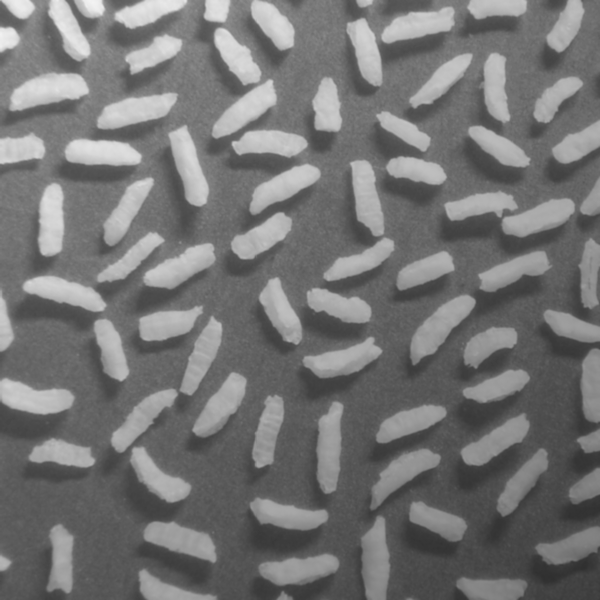
#> input picture Lezioni/Lezione_6/granelli_riso.tif, 600 x 600 px
$ jupyter execute --allow-errors 1_class_based.ipynb   (older library calls are emulated)
#> lines starting #> are read from the running program, lines starting #| are printed output that depends on the picture; after the words box and inside, x2 and y2 are one past the last pixel; in counts of white or black regions, pixels touching at a corner belong together
[cell 1]
import numpy as np
import matplotlib.pyplot as plt
import scipy.ndimage as ndi
import skimage.io as io

from sklearn.cluster import k_means

x = np.float64(io.imread("granelli_riso.tif"))
#> x: shape (600, 600) float64; min 47, max 243, mean 116.4
plt.figure()
plt.imshow(x, clim=[0,255], cmap="gray")
plt.title("input")

# Ogni livello di grigio viene analizzato singolarmente
# quindi non ha l'esigenza di lavorare sulla matrice, quindi evita il contorno ed
# elabora il pixel singolarmente

# Riceve un vettore con tutti i valori della matrice

# -1 funge da jolly, che mi permette di linearizzare la matrice che mi permette di incolonnare tutti gli elementi
# della matrice su un vettore colonne M*N x 1
d = np.reshape(x, (-1,1))

K_1 = 3 # Numero di classi che devo discriminare
centroid, idx, sum_var = k_means(d, K_1)
#> centroid = [180.6, 83.95, 120.1]; sum_var = 71510834.1
y = np.reshape(idx, x.shape)
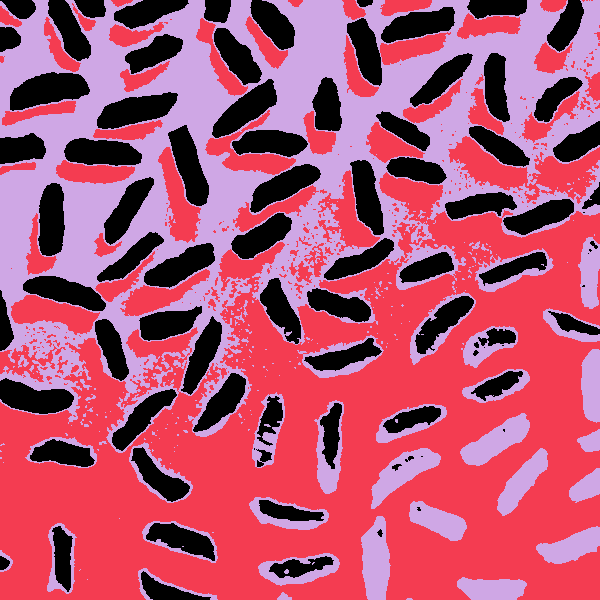
#> y: shape (600, 600) int32; 3 distinct labels, from 0 to 2; one colour per label, 0 black

K_2 = 2
centroid, idx, sum_var = k_means(d, K_2)
#> centroid = [95.43, 172.4]; sum_var = 143470480.8
z = np.reshape(idx, x.shape)
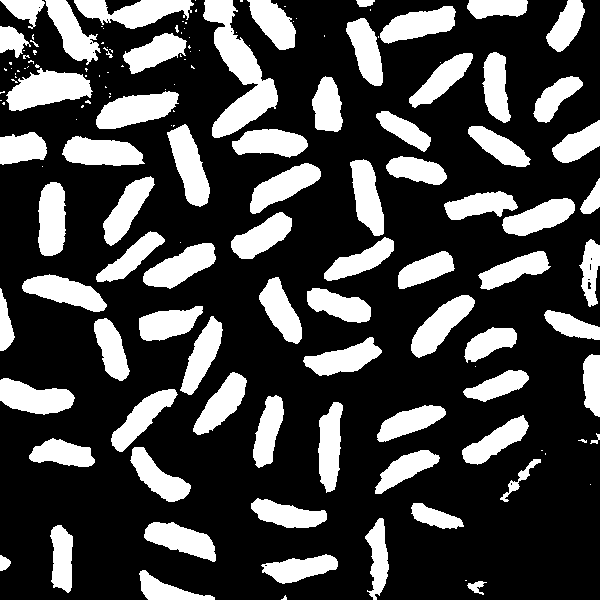
#> z: shape (600, 600) int32; values 0 (black) and 1 (white), 27.3% white; 148 white regions (72 under 20 px), largest, box (x1, y1, x2, y2) and area: (203, 0, 278, 138) 4082, (6, 68, 93, 111) 2290, (96, 91, 179, 129) 2003

plt.figure()

plt.subplot(1,2,1)
# scegliamo un cmap colorato per vederlo meglio
plt.imshow(y, clim=[0,K_1-1], cmap="jet")
plt.title("Output k = " + str(K_1))

plt.subplot(1,2,2)
plt.imshow(z, clim=[0,K_2], cmap="jet")
plt.title("Output k = " + str(K_2))

[cell 2]
import numpy as np
import matplotlib.pyplot as plt
import scipy.ndimage as ndi
import skimage.io as io

from sklearn.cluster import k_means

x = np.float64(io.imread("Fiori256.bmp"))/255
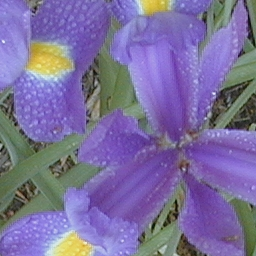
#> input picture Lezioni/Lezione_6/Fiori256.bmp, 256 x 256 px
#> x: shape (256, 256, 3) float64

plt.figure()
plt.imshow(x)
plt.title("input")

L = 3 # Identifica i livelli di colore considerati
d = np.reshape(x, (-1,L))

K_1 = 3 # Numero di classi che devo discriminare
centroid, idx, sum_var = k_means(d, K_1)
#> centroid = [[0.386, 0.409, 0.38], [0.506, 0.427, 0.734], [0.757, 0.744, 0.521]]; sum_var = 1731.8
#> (the rest of this cell did not finish here and is left out)

### Morfologia Matematica

Insieme di strumenti per classificare le immagini binarie (che otteniamo tramite il trash holding), permette di manipolare la forma di uno specifico oggetto.

Tutti gli operatori di morfologia si basano su un confronto locale tra un'immagine binaria ed una maschera binaria. Quindi si rientra in un operazione a finestra scorrevole, e quindi bisogna capire come si sceglie una finestra scorrevole fatta ad-hoc.
Elementi strutturanti:
la maschera binaria va scelta secondo lo specifico obbiettivo finale.

- Dilatazione: Dilata uno specifico oggetto in base ad un filtro binario ben definito. La dilatazione va a coprire i pixel isolati "spenti" all'interno di aree "accese". Quindi bisogna strutturare bene la "morfologia" del filtro locale da applicare
- Erosione: Si vanno ad enfatizzare ed attivare solo le zone dove tutto il flitro è immerso in un area uniforme

Molto spesso, l'erosione e l'espansione si utilizzano il maniera combinata in modo da poter ottenere immagini più accettabili. Si possono estrarre le porzioni di interesse all'interno dell'immagine (vedere l'opzione dei cerchi e delle stecchette)

[cell 3]
import numpy as np
import matplotlib.pyplot as plt
import scipy.ndimage as ndi
import skimage.io as io

from sklearn.cluster import k_means

x = np.float64(io.imread("Fiori256.bmp"))/255

plt.figure()
plt.imshow(x)
plt.title("input")

[cell 4]
import numpy as np
import matplotlib.pyplot as plt
import scipy.ndimage as ndi
import skimage.io as io
import skimage.morphology as morph

b = np.array([[1,1,1]], np.bool)
#> (the rest of this cell did not finish here and is left out)

[cell 5]
import numpy as np
import matplotlib.pyplot as plt
import scipy.ndimage as ndi
import skimage.io as io
import skimage.morphology as morph

# Finestra binaria "circolare"
raggio = 7
b = morph.disk(raggio)
plt.figure()
plt.imshow(b)

# Enhancement di un testo a bassa risoluzione
x = io.imread("testo_fax.tif")
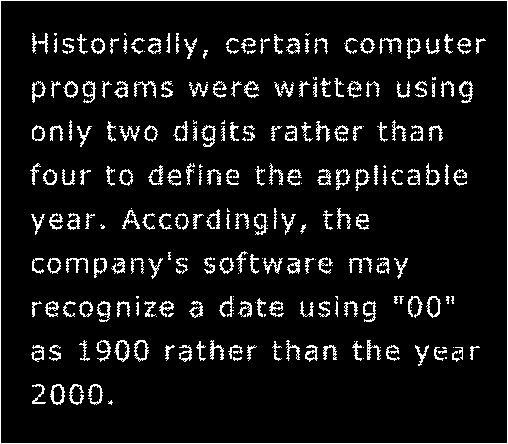
#> input picture Lezioni/Lezione_6/testo_fax.tif, 508 x 444 px
#> x: shape (444, 508) bool; 7.9% white in thin lines or dots
plt.figure()
plt.imshow(x, clim=[0,1], cmap="gray")

b = np.array([[0,1,0],[1,1,1],[0,1,0]], np.bool)

y = morph.binary_dilation(x, b)
#> y: shape (444, 508) bool; 15.2% white; 194 white regions (2 under 20 px), largest, box (x1, y1, x2, y2) and area: (0, 0, 508, 444) 3792, (133, 80, 157, 99) 257, (378, 37, 403, 55) 251

plt.figure()
plt.imshow(y, clim=[0,1], cmap="gray")
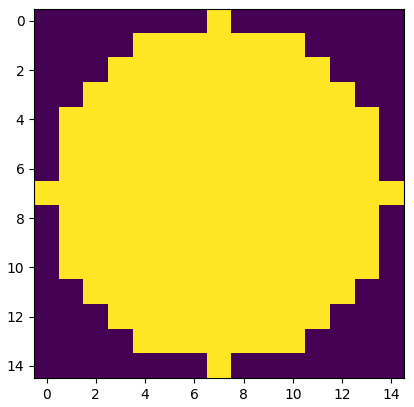
#> figure drawn by matplotlib, 1 panel

[cell 6]
import numpy as np
import matplotlib.pyplot as plt
import scipy.ndimage as ndi
import skimage.io as io
import skimage.morphology as morph

# Enhancement di un testo a bassa risoluzione
#> (the rest of this cell did not finish here and is left out)

### Estrazione dei bordi

L'estrazione dei bordi è un'operazione morfologica su una mappa binaria. Se faccio l'erosione, ottengo una stessa forma più piccola. Posso fare la differenza tra l'immagine originale e la sua erosione ed ottengo dei bordi.

#### Hit or Miss
Definito l'elemento strutturante, bisognerebbe definirne 2, uno dove voglio gli 1 e dove voglio gli 0. Basta fare 2 erosioni condizionando per bene l'immagine originale. Una volta trovate le due immagini, si fa la hand pixel a pixel che mi permette di capire dove trovo particolari pattern spefificatamente desiderati

[cell 7]
import numpy as np
import matplotlib.pyplot as plt
import scipy.ndimage as ndi
import skimage.io as io
import skimage.morphology as morph

# Enhancement di un testo a bassa risoluzione
x = io.imread("circbw.tif")
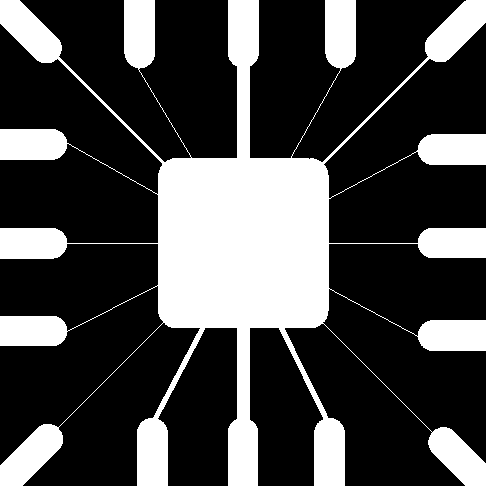
#> input picture Lezioni/Lezione_6/circbw.tif, 486 x 486 px
#> x: shape (486, 486) bool; 71.9% white; 1 black region, box (x1, y1, x2, y2) and area: (0, 0, 486, 486) 66259
plt.figure()
plt.imshow(x, clim=[0,1], cmap="gray")

s = morph.rectangle(45,45)
z = morph.binary_erosion(x, s)
#> z: shape (486, 486) bool; 12.8% white; 17 white regions (1 under 20 px), largest, box (x1, y1, x2, y2) and area: (177, 0, 215, 136) 3245, (0, 182, 136, 221) 2927, (272, 0, 303, 128) 2399
y = morph.binary_dilation(x, s)
#> y: shape (486, 486) bool; 93.4% white; 1 black region, box (x1, y1, x2, y2) and area: (180, 180, 307, 306) 15702

plt.figure()
plt.subplot(1,2,1)
plt.imshow(z, clim=None, cmap="gray")
plt.title("Erosion")

plt.subplot(1,2,2)
plt.imshow(y, clim=None, cmap="gray")
plt.title("Erosion + dilatation")

[cell 8]
import numpy as np
import matplotlib.pyplot as plt
import scipy.ndimage as ndi
import skimage.io as io
import skimage.morphology as morph

# Enhancement di un testo a bassa risoluzione
x = io.imread("Chianese.tif", plugin="pil") > 0
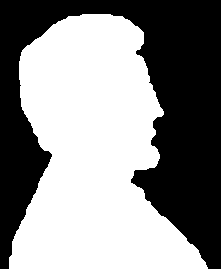
#> input picture Lezioni/Lezione_6/Chianese.tif, 221 x 269 px
#> x: shape (269, 221) bool; 54.6% white; 1 black region, box (x1, y1, x2, y2) and area: (0, 0, 221, 269) 26994
plt.figure()
plt.imshow(x, clim=[0,1], cmap="gray")

b = morph.rectangle(3,3)
z = morph.binary_erosion(x,b)
#> z: shape (269, 221) bool; 53.1% white; 1 black region, box (x1, y1, x2, y2) and area: (0, 0, 221, 269) 27877
y = x ^ z
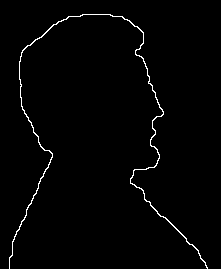
#> y: shape (269, 221) bool; 1.5% white in thin lines or dots, all inside (x1, y1, x2, y2) = (9, 14, 208, 269)

plt.figure()
plt.subplot(1,2,1)
plt.imshow(z, clim=[0,1], cmap="gray")
plt.title("Erosione")
plt.subplot(1,2,2)
plt.imshow(y, clim=[0,1], cmap="gray")
plt.title("Bordo")

[cell 9]
import numpy as np
import matplotlib.pyplot as plt
import scipy.ndimage as ndi
import skimage.io as io
import skimage.morphology as morph

# Enhancement di un testo a bassa risoluzione
x = io.imread("impronta.tif", plugin="pil") > 0
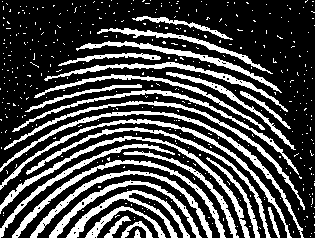
#> input picture Lezioni/Lezione_6/impronta.tif, 315 x 238 px
#> x: shape (238, 315) bool; 28.5% white; 414 white regions (387 under 20 px), largest, box (x1, y1, x2, y2) and area: (0, 111, 304, 238) 1388, (0, 136, 250, 238) 1372, (0, 119, 292, 238) 1337
plt.figure()
plt.imshow(x, clim=[0,1], cmap="gray")

b1 = np.array([[0,1,0],[1,1,1],[0,1,0]], np.bool)
z = morph.binary_erosion(x, b)
#> z: shape (238, 315) bool; 9% white in thin lines or dots, all inside (x1, y1, x2, y2) = (0, 17, 302, 238)

y = morph.binary_dilation(z,b)
#> y: shape (238, 315) bool; 25.3% white; 167 white regions (33 under 20 px), largest, box (x1, y1, x2, y2) and area: (101, 190, 190, 238) 786, (0, 136, 132, 211) 677, (49, 181, 131, 238) 578


plt.figure("Filtro a croce")
plt.subplot(1,2,1)
plt.imshow(z, clim=[0,1], cmap="gray")
plt.title("Erosione")
plt.subplot(1,2,2)
plt.imshow(y, clim=[0,1], cmap="gray")
plt.title("Erosione + dilatazione")

[cell 10]
b1 = np.array([[1,1,1],[1,1,1],[1,1,1]], np.bool)
z = morph.binary_erosion(x, b)

y = morph.binary_dilation(z,b)


plt.figure("Filtro a croce")
plt.subplot(1,2,1)
plt.imshow(z, clim=[0,1], cmap="gray")
plt.title("Erosione")
plt.subplot(1,2,2)
plt.imshow(y, clim=[0,1], cmap="gray")
plt.title("Erosione + dilatazione")

[cell 11]
b = morph.rectangle(3,3)

z = morph.binary_opening(x,b)
y = morph.binary_closing(z,b)
#> y: shape (238, 315) bool; 25.9% white; 75 white regions (11 under 20 px), largest, box (x1, y1, x2, y2) and area: (67, 190, 190, 238) 1113, (14, 111, 272, 179) 1082, (49, 181, 201, 238) 979
z = morph.binary_opening(y,b)
#> z: shape (238, 315) bool; 25.7% white; 131 white regions (24 under 20 px), largest, box (x1, y1, x2, y2) and area: (67, 190, 190, 238) 1113, (49, 181, 201, 238) 979, (74, 62, 279, 105) 918
y = morph.binary_closing(z,b)

y1 = morph.thin(y)
y2 = morph.skeletonize(y)
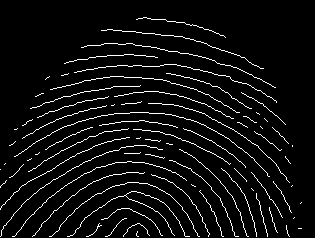
#> y2: shape (238, 315) bool; 5.7% white in thin lines or dots, all inside (x1, y1, x2, y2) = (0, 17, 302, 237)

plt.figure("Filtro a croce")
plt.subplot(1,2,1)
plt.imshow(y1, clim=[0,1], cmap="gray")
plt.title("Thin")
plt.subplot(1,2,2)
plt.imshow(y2, clim=[0,1], cmap="gray")
plt.title("Skeleton")
